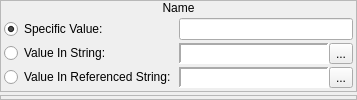
            <widget class="QWidget" name="hero_wName">
             <layout class="QVBoxLayout" name="verticalLayout_54">
              <property name="spacing">
               <number>3</number>
              </property>
              <property name="margin">
               <number>0</number>
              </property>
              <item>
               <widget class="QFrame" name="frame_38">
                <property name="sizePolicy">
                 <sizepolicy hsizetype="Preferred" vsizetype="Fixed">
                  <horstretch>0</horstretch>
                  <verstretch>0</verstretch>
                 </sizepolicy>
                </property>
                <property name="frameShape">
                 <enum>QFrame::StyledPanel</enum>
                </property>
                <property name="frameShadow">
                 <enum>QFrame::Raised</enum>
                </property>
                <layout class="QVBoxLayout" name="verticalLayout_53">
                 <property name="spacing">
                  <number>0</number>
                 </property>
                 <property name="margin">
                  <number>0</number>
                 </property>
                 <item>
                  <widget class="QLabel" name="label_23">
                   <property name="sizePolicy">
                    <sizepolicy hsizetype="Preferred" vsizetype="Fixed">
                     <horstretch>0</horstretch>
                     <verstretch>0</verstretch>
                    </sizepolicy>
                   </property>
                   <property name="text">
                    <string>Name</string>
                   </property>
                   <property name="alignment">
                    <set>Qt::AlignCenter</set>
                   </property>
                  </widget>
                 </item>
                 <item>
                  <widget class="QWidget" name="widget_48" native="true">
                   <layout class="QHBoxLayout" name="horizontalLayout_50">
                    <property name="spacing">
                     <number>3</number>
                    </property>
                    <property name="margin">
                     <number>3</number>
                    </property>
                    <item>
                     <widget class="QWidget" name="widget_54" native="true">
                      <property name="sizePolicy">
                       <sizepolicy hsizetype="Fixed" vsizetype="Preferred">
                        <horstretch>0</horstretch>
                        <verstretch>0</verstretch>
                       </sizepolicy>
                      </property>
                      <layout class="QVBoxLayout" name="verticalLayout_65">
                       <property name="spacing">
                        <number>3</number>
                       </property>
                       <property name="margin">
                        <number>0</number>
                       </property>
                       <item>
                        <widget class="QRadioButton" name="heroname_rbSpecificValue">
                         <property name="text">
                          <string>Specific Value:</string>
                         </property>
                         <property name="checked">
                          <bool>true</bool>
                         </property>
                        </widget>
                       </item>
                       <item>
                        <widget class="QRadioButton" name="heroname_rbValueInString">
                         <property name="text">
                          <string>Value In String:</string>
                         </property>
                        </widget>
                       </item>
                       <item>
                        <widget class="QRadioButton" name="heroname_rbValueInReferencedString">
                         <property name="text">
                          <string>Value In Referenced String:</string>
                         </property>
                        </widget>
                       </item>
                      </layout>
                     </widget>
                    </item>
                    <item>
                     <widget class="QWidget" name="widget_55" native="true">
                      <layout class="QVBoxLayout" name="verticalLayout_71">
                       <property name="spacing">
                        <number>3</number>
                       </property>
                       <property name="margin">
                        <number>0</number>
                       </property>
                       <item>
                        <widget class="QLineEdit" name="heroname_leValue"/>
                       </item>
                       <item>
                        <widget class="QWidget" name="heroname_wStrings" native="true">
                         <property name="sizePolicy">
                          <sizepolicy hsizetype="Preferred" vsizetype="Fixed">
                           <horstretch>0</horstretch>
                           <verstretch>0</verstretch>
                          </sizepolicy>
                         </property>
                         <layout class="QHBoxLayout" name="horizontalLayout_56">
                          <property name="spacing">
                           <number>0</number>
                          </property>
                          <property name="margin">
                           <number>0</number>
                          </property>
                          <item>
                           <widget class="QLabel" name="heroname_lblString">
                            <property name="sizePolicy">
                             <sizepolicy hsizetype="Preferred" vsizetype="Preferred">
                              <horstretch>0</horstretch>
                              <verstretch>0</verstretch>
                             </sizepolicy>
                            </property>
                            <property name="minimumSize">
                             <size>
                              <width>150</width>
                              <height>0</height>
                             </size>
                            </property>
                            <property name="font">
                             <font>
                              <family>Monospace</family>
                             </font>
                            </property>
                            <property name="styleSheet">
                             <string notr="true">background-color: palette(base);</string>
                            </property>
                            <property name="frameShape">
                             <enum>QFrame::Panel</enum>
                            </property>
                            <property name="frameShadow">
                             <enum>QFrame::Sunken</enum>
                            </property>
                            <property name="lineWidth">
                             <number>2</number>
                            </property>
                            <property name="text">
                             <string/>
                            </property>
                           </widget>
                          </item>
                          <item>
                           <widget class="QToolButton" name="heroname_bBrowseStrings">
                            <property name="text">
                             <string>...</string>
                            </property>
                            <property name="icon">
                             <iconset resource="gui_icons.qrc">
                              <normaloff>:/icons/fileopen.png</normaloff>:/icons/fileopen.png</iconset>
                            </property>
                           </widget>
                          </item>
                         </layout>
                        </widget>
                       </item>
                       <item>
                        <widget class="QWidget" name="heroname_wVariable" native="true">
                         <property name="sizePolicy">
                          <sizepolicy hsizetype="Preferred" vsizetype="Fixed">
                           <horstretch>0</horstretch>
                           <verstretch>0</verstretch>
                          </sizepolicy>
                         </property>
                         <layout class="QHBoxLayout" name="horizontalLayout_57">
                          <property name="spacing">
                           <number>0</number>
                          </property>
                          <property name="margin">
                           <number>0</number>
                          </property>
                          <item>
                           <widget class="QLabel" name="heroname_lblVariable">
                            <property name="sizePolicy">
                             <sizepolicy hsizetype="Preferred" vsizetype="Preferred">
                              <horstretch>0</horstretch>
                              <verstretch>0</verstretch>
                             </sizepolicy>
                            </property>
                            <property name="minimumSize">
                             <size>
                              <width>150</width>
                              <height>0</height>
                             </size>
                            </property>
                            <property name="font">
                             <font>
                              <family>Monospace</family>
                             </font>
                            </property>
                            <property name="styleSheet">
                             <string notr="true">background-color: palette(base);</string>
                            </property>
                            <property name="frameShape">
                             <enum>QFrame::Panel</enum>
                            </property>
                            <property name="frameShadow">
                             <enum>QFrame::Sunken</enum>
                            </property>
                            <property name="lineWidth">
                             <number>2</number>
                            </property>
                            <property name="text">
                             <string/>
                            </property>
                           </widget>
                          </item>
                          <item>
                           <widget class="QToolButton" name="heroname_bBrowseVariables">
                            <property name="text">
                             <string>...</string>
                            </property>
                            <property name="icon">
                             <iconset resource="gui_icons.qrc">
                              <normaloff>:/icons/fileopen.png</normaloff>:/icons/fileopen.png</iconset>
                            </property>
                           </widget>
                          </item>
                         </layout>
                        </widget>
                       </item>
                      </layout>
                     </widget>
                    </item>
                   </layout>
                  </widget>
                 </item>
                </layout>
               </widget>
              </item>
              <item>
               <widget class="QFrame" name="frame_39">
                <property name="frameShape">
                 <enum>QFrame::StyledPanel</enum>
                </property>
                <property name="frameShadow">
                 <enum>QFrame::Raised</enum>
                </property>
               </widget>
              </item>
             </layout>
            </widget>
